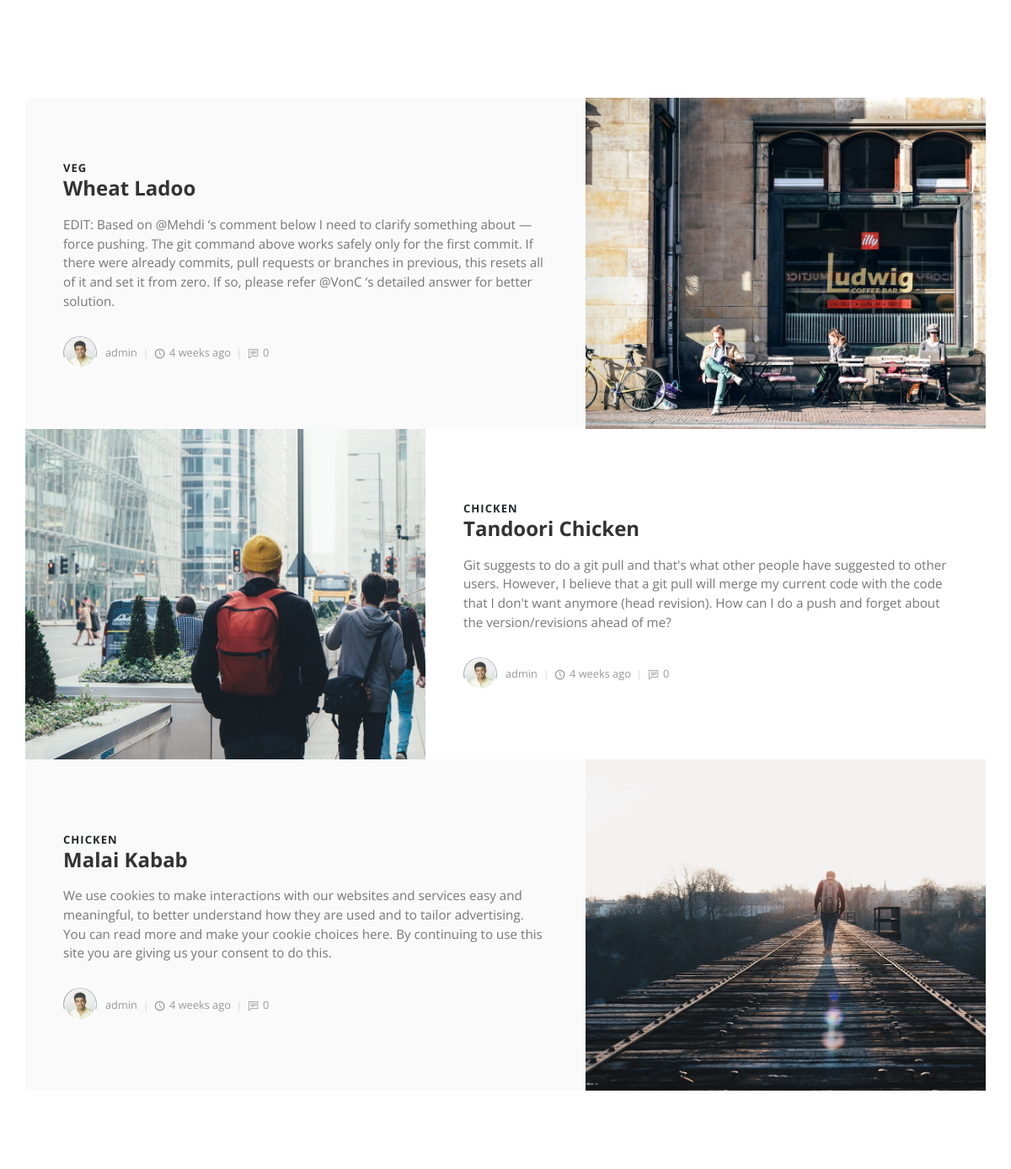
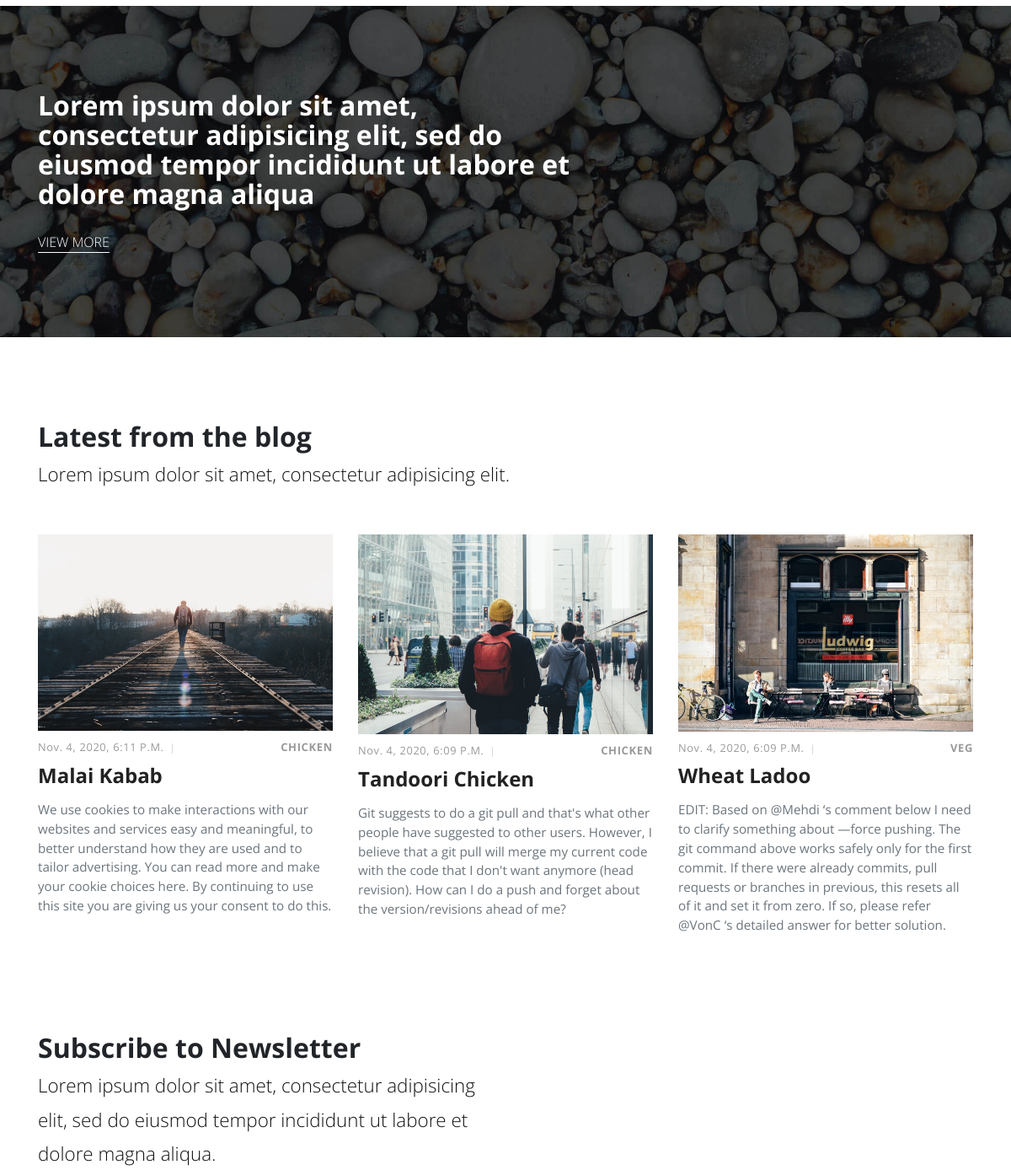
/ (middle part), run on an earlier commit of the app's database (2 pictures, top to bottom).
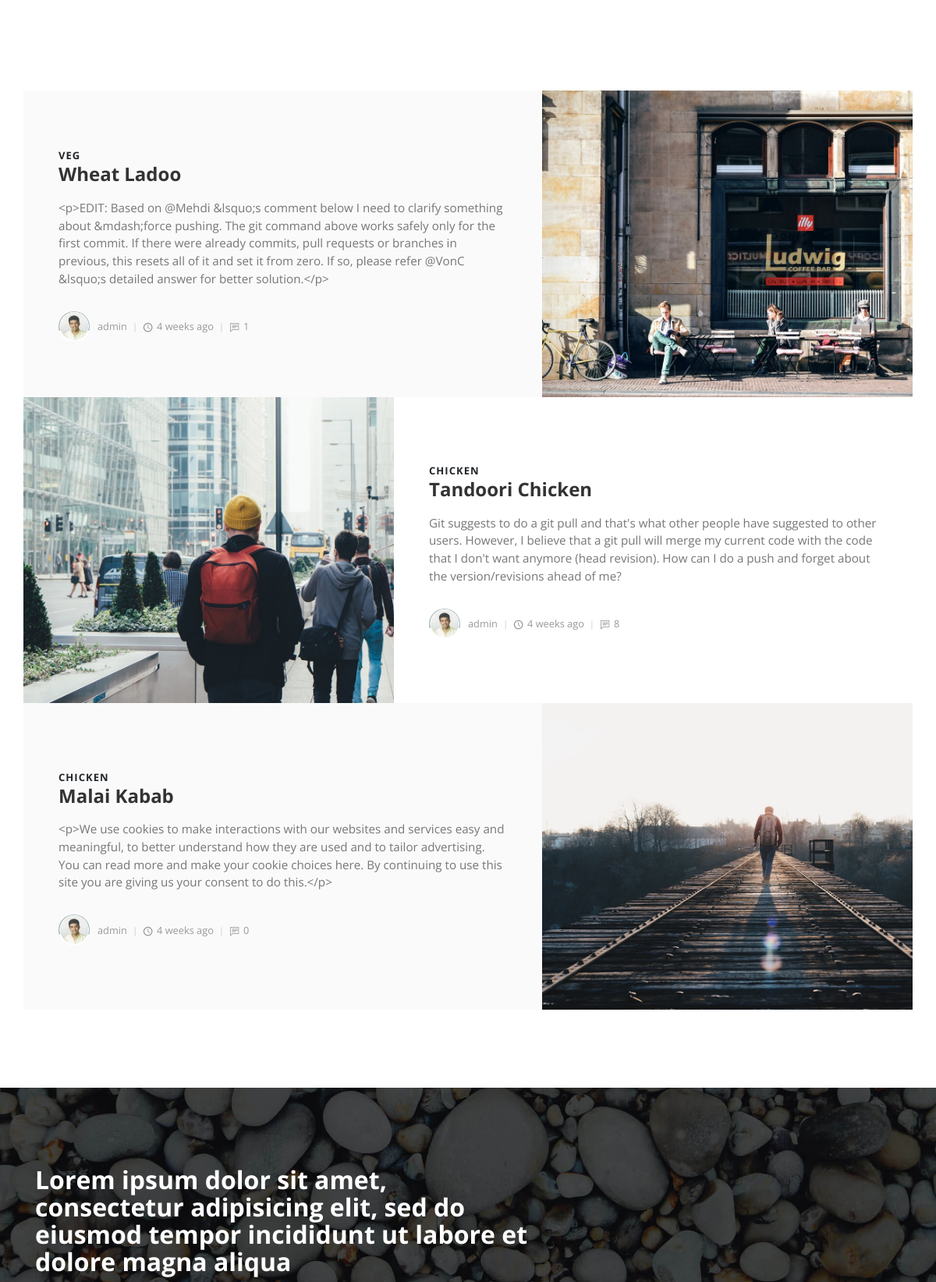
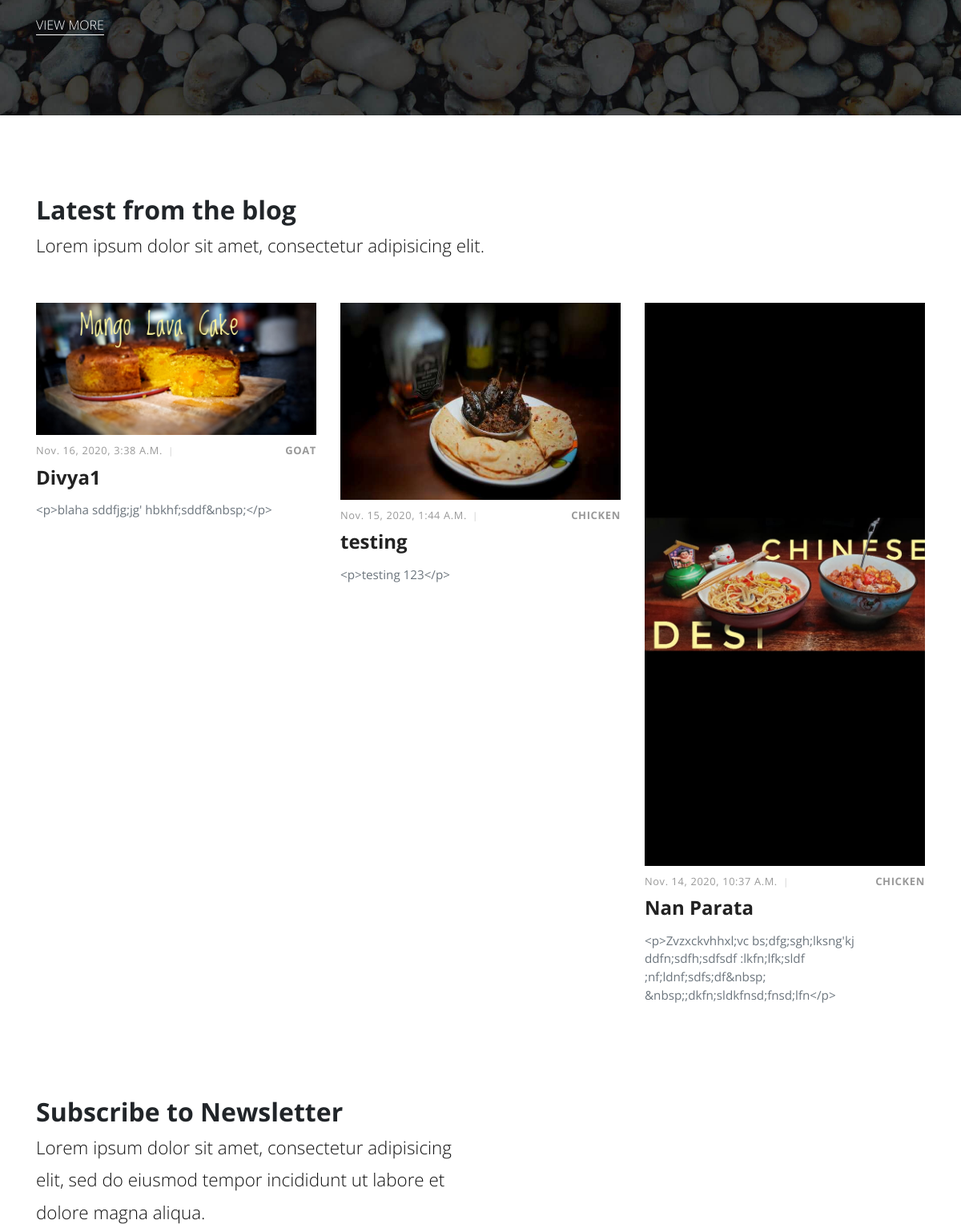
And on a later commit of the database (2 pictures, top to bottom).
### posts/models.py (models this page shows, shortened)
class Category(models.Model):
    title = models.CharField(max_length=20)
    def __str__(self):
        return self.title

class Post(models.Model):
    title = models.CharField(max_length=100)
    overview = models.TextField()
    timestamp = models.DateTimeField(auto_now_add=True)
    content = tinymce_models.HTMLField()
    author = models.ForeignKey(Author, on_delete=models.CASCADE)
    thumbnail = models.ImageField()
    categories = models.ManyToManyField(Category)
    featured = models.BooleanField()
    previous_post = models.ForeignKey(
        'self',related_name='previous', on_delete=models.SET_NULL, blank=True,null=True)
    next_post = models.ForeignKey(
        'self', related_name='next',  on_delete=models.SET_NULL, blank=True, null=True)
    @property
    def comment_count(self):
        return Comment.objects.filter(post=self).count()

class Author(models.Model):
    user = models.OneToOneField(User, on_delete = models.CASCADE)
    profile_picture = models.ImageField()
    def __str__(self):
        return self.user.username

### posts/views.py (the view)
# urls.py: path('', index),
def index(request):
    featured = Post.objects.filter(featured=True)
    latest = Post.objects.order_by('-timestamp')[0:3]
    if request.method == 'POST':
        email = request.POST["email"]
        new_signup = Signup()
        new_signup.email = email
        new_signup.save()
    context = {
        'object_list': featured,
        'latest': latest
    }
    return render(request, 'index.html', context)

### templates/index.html (shortened to what this page needs)
{% extends 'base.html' %}
{% load static %}
{% block content %}
    <section class="intro">
      <div class="container">
        <div class="row">
          <div class="col-lg-8">
          </div>
        </div>
      </div>
    </section>
    <section class="featured-posts no-padding-top">
      <div class="container">
        {% for obj in object_list %}
        <div class="row d-flex align-items-stretch">
          {% if not forloop.first and not forloop.last %}
          <div class="image col-lg-5"><img src="{{ obj.thumbnail.url }}" alt="..."></div>
          {% endif %}
          <div class="text col-lg-7">
            <div class="text-inner d-flex align-items-center">
              <div class="content">
                <header class="post-header">
                  <div class="category">
                    {% for cat in obj.categories.all %}
                    <a href="#">{{ cat }}</a>
                    {% endfor %}
                  </div><a href="post.html">
                    <h2 class="h4">{{ obj.title }}</h2></a>
                </header>
                <p>{{ obj.overview }}</p>
                <footer class="post-footer d-flex align-items-center"><a href="#" class="author d-flex align-items-center flex-wrap">
                    <div class="avatar"><img src="{{ obj.author.profile_picture.url }}" alt="..." class="img-fluid"></div>
                    <div class="title"><span>{{ obj.author }}</span></div></a>
                  <div class="date"><i class="icon-clock"></i>{{ obj.timestamp|timesince }} ago</div>
                  <div class="comments"><i class="icon-comment"></i>{{ obj.comment_count }}</div>
                </footer>
              </div>
            </div>
          </div>
          {% if forloop.first or forloop.last %}
          <div class="image col-lg-5"><img src="{{ obj.thumbnail.url }}" alt="..."></div>
          {% endif %}
        </div>
        {% endfor %}
      </div>
    </section>
    <section style="background: url({% static 'img/divider-bg.jpg' %}); background-size: cover; background-position: center bottom" class="divider">
      <div class="container">
        <div class="row">
          <div class="col-md-7">
            <h2>Lorem ipsum dolor sit amet, consectetur adipisicing elit, sed do eiusmod tempor incididunt ut labore et dolore magna aliqua</h2><a href="#" class="hero-link">View More</a>
          </div>
        </div>
      </div>
    </section>
    <section class="latest-posts">
      <div class="container">
        <header>
          <h2>Latest from the blog</h2>
          <p class="text-big">Lorem ipsum dolor sit amet, consectetur adipisicing elit.</p>
        </header>
        <div class="row">
          {% for obj in latest  %}
          <div class="post col-md-4">
            <div class="post-thumbnail"><a href="post.html"><img src="{{ obj.thumbnail.url }}" alt="..." class="img-fluid"></a></div>
            <div class="post-details">
              <div class="post-meta d-flex justify-content-between">
                <div class="date">{{ obj.timestamp }}</div>
                <div class="category">
                  {% for cat in obj.categories.all %}
                  <a href="#">{{ cat }}</a></div>
                  {% endfor %}
              </div><a href="post.html">
                <h3 class="h4">{{ obj.title }}</h3></a>
              <p class="text-muted">{{ obj.overview }}</p>
            </div>
          </div>
          {% endfor %}
        </div>
      </div>
    </section>
    <section class="newsletter no-padding-top">
      <div class="container">
        <div class="row">
          <div class="col-md-6">
            <h2>Subscribe to Newsletter</h2>
            <p class="text-big">Lorem ipsum dolor sit amet, consectetur adipisicing elit, sed do eiusmod tempor incididunt ut labore et dolore magna aliqua.</p>
          </div>
        </div>
      </div>
    </section>
{% endblock content %}

What changed in the data, as far as the page shows it:
no longer on one of the page's lists (row edited): Post: timestamp "Nov. 4, 2020, 6:09 P.m.", title "Wheat Ladoo", overview "EDIT: Based on @Mehdi ‘s comment below I need to clarify something about —force pushing. The git command above works safely only for the first commit. If there were already commits, pull requests or branches in previous, this resets all of it and set it from zero. If so, please refer @VonC ‘s detailed answer for better solution."
no longer on one of the page's lists (row unchanged): Post: timestamp "Nov. 4, 2020, 6:09 P.m.", title "Tandoori Chicken", overview "Git suggests to do a git pull and that's what other people have suggested to other users. However, I believe that a git pull will merge my current code with the code that I don't want anymore (head revision). How can I do a push and forget about the version/revisions ahead of me?"
no longer on one of the page's lists (row edited): Post: timestamp "Nov. 4, 2020, 6:11 P.m.", title "Malai Kabab", overview "We use cookies to make interactions with our websites and services easy and meaningful, to better understand how they are used and to tailor advertising. You can read more and make your cookie choices here. By continuing to use this site you are giving us your consent to do this."
changed Post "Wheat Ladoo": overview "EDIT: Based on @Mehdi ‘s comment below I need to clarify something about —force pushing. The git command above works safely only for the first commit. If there were already commits, pull requests or branches in previous, this resets all of it and set it from zero. If so, please refer @VonC ‘s detailed answer for better solution." → "<p>EDIT: Based on @Mehdi &lsquo;s comment below I need to clarify something about &mdash;force pushing. The git command above works safely only for the first commit. If there were already commits, pull requests or branches in previous, this resets all of it and set it from zero. If so, please refer @VonC &lsquo;s detailed answer for better solution.</p>"; comment_count "0" → "1"; loses Category (title "VEG")
computed for Post "Tandoori Chicken": comment_count "0" → "8"; loses Category (title "CHICKEN")
changed Post "Malai Kabab": overview "We use cookies to make interactions with our websites and services easy and meaningful, to better understand how they are used and to tailor advertising. You can read more and make your cookie choices here. By continuing to use this site you are giving us your consent to do this." → "<p>We use cookies to make interactions with our websites and services easy and meaningful, to better understand how they are used and to tailor advertising. You can read more and make your cookie choices here. By continuing to use this site you are giving us your consent to do this.</p>"; loses Category (title "CHICKEN")
added Post: thumbnail (picture), timestamp "Nov. 16, 2020, 3:38 A.m.", title "Divya1", overview "<p>blaha sddfjg;jg' hbkhf;sddf&nbsp;</p>", shown under "Latest from the blog"
now on this page (row unchanged): Category: title "GOAT", shown under "Nov. 16, 2020, 3:38 A.m."
added Post: thumbnail (picture), timestamp "Nov. 15, 2020, 1:44 A.m.", title "testing", overview "<p>testing 123</p>", Category (title "CHICKEN"), shown under "Latest from the blog"
added Post: thumbnail (picture), timestamp "Nov. 14, 2020, 10:37 A.m.", title "Nan Parata", overview "<p>Zvzxckvhhxl;vc bs;dfg;sgh;lksng'kj ddfn;sdfh;sdfsdf :lkfn;lfk;sldf ;nf;ldnf;sdfs;df&nbsp; &nbsp;;dkfn;sldkfnsd;fnsd;lfn</p>", Category (title "CHICKEN"), shown under "Latest from the blog"
